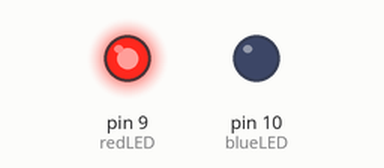
This sketch was run on a simulated Arduino Uno, built with avr-gcc and run on an emulated ATmega328P. Parts: output pins drawn as LEDs (lit = HIGH).

Above: at 0.07 s.
At 2.2 s:
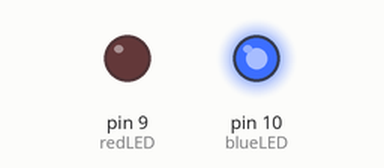
At 8.27 s:
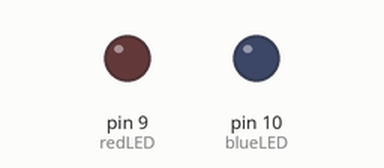
Timing chart, 0 to 8.7 s (numbered marks = the images above):
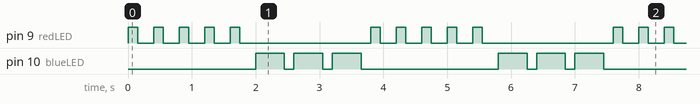

Measured:
- by itself, pin 9 (redLED): repeats every 3.8 s: 4 × (LOW 0.25 s, HIGH 0.15 s), LOW 2.1 s, HIGH 0.15 s
- by itself, pin 10 (blueLED): repeats every 3.8 s: 2 × (LOW 0.15 s, HIGH 0.45 s), LOW 2.2 s, HIGH 0.45 s
- by itself, everything shown: repeats every 3.8 s, in 16 steps

The sketch:

basic_blink.ino
```cpp
int redLED = 9;  // Initialize Pin 9 as red LED
int blueLED = 10; //Initialize Pin 10 as blue LED
int redON = 150;  // Red LED on time
int redOFF = 250; // Red LED off time
int blueON = 450; // Blue LED on time
int blueOFF = 150; // Blue LED off time
int redBlinkRate = 5;
int blueBlinkRate = 3;

void setup() {

  pinMode(redLED, OUTPUT);
  pinMode(blueLED, OUTPUT);
}

void loop() {

    for (int j=1; j <=redBlinkRate; j=j+1){
        digitalWrite(redLED, HIGH);
        delay(redON);
        digitalWrite(redLED, LOW);
        delay(redOFF);
    }

    for (int k=1; k <= blueBlinkRate; k=k+1){
        digitalWrite(blueLED, HIGH);
        delay(blueON);
        digitalWrite(blueLED, LOW);
        delay(blueOFF);
    }

}
```
